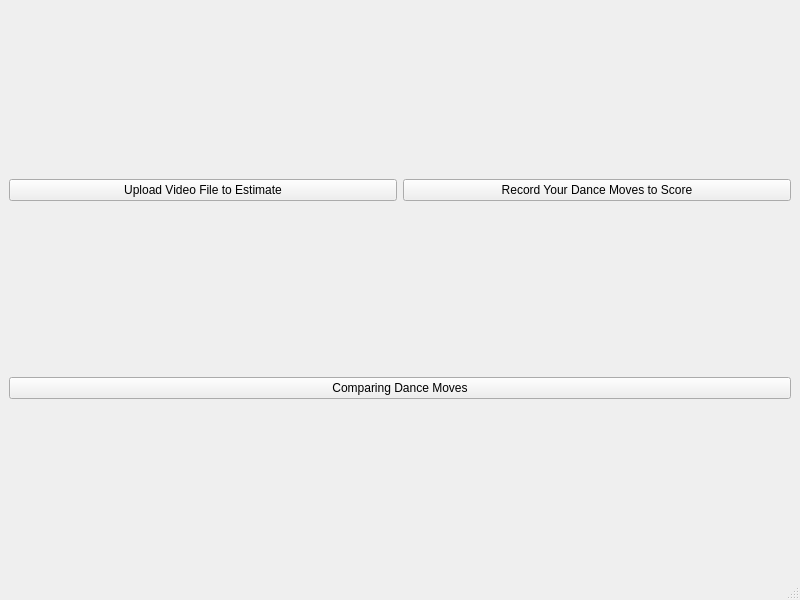
<?xml version="1.0" encoding="UTF-8"?>
<ui version="4.0">
 <class>MainWindow</class>
 <widget class="QMainWindow" name="MainWindow">
  <property name="geometry">
   <rect>
    <x>0</x>
    <y>0</y>
    <width>800</width>
    <height>600</height>
   </rect>
  </property>
  <property name="windowTitle">
   <string>MainWindow</string>
  </property>
  <widget class="QWidget" name="centralwidget">
   <layout class="QGridLayout" name="gridLayout">
    <item row="0" column="0">
     <widget class="QPushButton" name="Upload_video">
      <property name="text">
       <string>Upload Video File to Estimate</string>
      </property>
     </widget>
    </item>
    <item row="0" column="1">
     <widget class="QPushButton" name="Record_Dance">
      <property name="text">
       <string>Record Your Dance Moves to Score</string>
      </property>
     </widget>
    </item>
    <item row="1" column="0" colspan="2">
     <widget class="QPushButton" name="Compare_Dance">
      <property name="text">
       <string>Comparing Dance Moves</string>
      </property>
     </widget>
    </item>
   </layout>
  </widget>
  <widget class="QMenuBar" name="menubar">
   <property name="geometry">
    <rect>
     <x>0</x>
     <y>0</y>
     <width>800</width>
     <height>21</height>
    </rect>
   </property>
  </widget>
  <widget class="QStatusBar" name="statusbar"/>
 </widget>
 <resources/>
 <connections/>
</ui>
